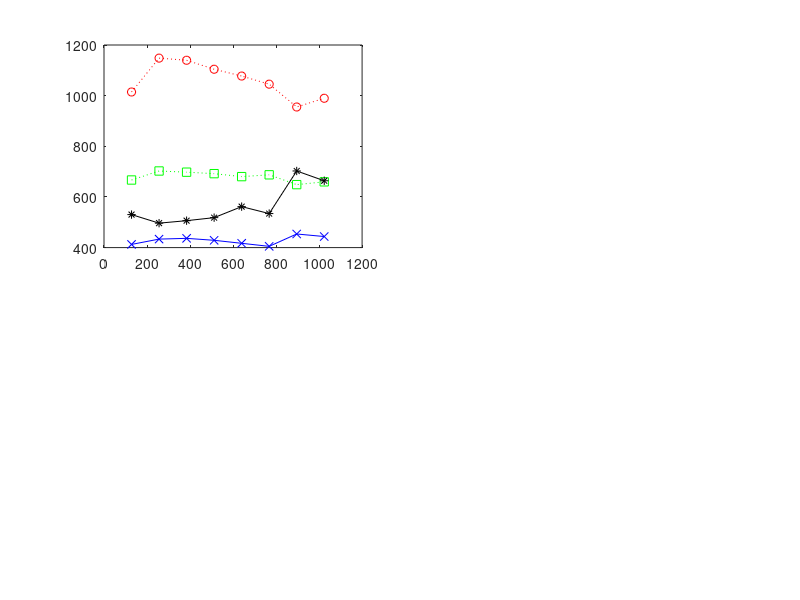

Reproduce this figure in MATLAB. (Note: this script raises an error after producing the figure.)
% old data
%{
sssp_rmat=[    414.913    496.816    489.569    469.719    456.776    445.442    447.907    448.911    ];
sssp_rand=[    384.055    425.574    422.541    419.616    414.725    419.117    386.902    397.549    ];
sssp_wiki=[    74.940    77.556    79.302    77.954    78.913    79.257    88.983    88.107    ];
sssp_road=[    308.816    270.623    282.692    290.325    325.387    303.631    423.249   396.633    ];

bfs_rmat=[    19.860    52.633    52.026    50.538    49.895    50.834    56.724    55.551    ]; % + 270;
bfs_rand=[    47.305    50.623    49.547    49.573   49.666    50.134 47.607    48.411    ]; % + 3900;
bfs_wiki=[    63.380    65.141    66.784    66.227    66.258    67.335    75.674    74.600    ]; % + 65;
bfs_road=[    396.666    346.646    359.623    366.632    410.687 382.426    515.108    475.660    ]; % + 6400;

pg_rmat=[    1361.641    1732.050    1696.493    1613.117    1540.103    1440.548    1133.957    1202.377    ];
pg_rand=[    1362.654    1495.372    1488.795    1484.982    1441.611    1481.651    1283.206    1353.484    ];
pg_wiki=[    1069.773    1087.776    1082.219    1080.662    1077.860    1121.096    1295.366    1255.591    ];
pg_road=[    83.068    77.687    66.022    62.990    64.824    62.973    72.622    69.827    ];

bip=[    56.019    53.488    53.866    54.480    57.345    55.598    63.057    61.048    ];
%}

% new data @ 2013-3-28
sssp_rmat = [ 1014.435 1148.197 1139.770 1104.284 1077.445 1045.351 955.185 989.677];
sssp_rand = [ 666.899 702.490 697.818 691.995 680.252 687.378 648.638 659.689];
sssp_wiki = [ 412.542 433.510 436.513 428.796 416.932 404.925 453.702 443.677];
sssp_road = [ 530.346 496.498 506.298 518.260 561.772 534.351 702.557 663.886];

bfs_rmat = [ 51.780 61.266 62.016 59.968 59.223 57.619 57.861 58.677];
bfs_rand = [ 48.799 54.253 53.599 53.049 52.691 53.055 48.491 49.925];
bfs_wiki = [ 52.428 53.177 54.263 53.687 53.394 52.561 57.777 57.072];
bfs_road = [ 330.598 300.915 310.138 310.662 352.054 327.179 440.601 418.932];

pg_rmat = [ 2878.218 3140.790 3105.550 3036.645 2975.646 2904.810 2609.005 2719.961];
pg_rand = [ 2622.245 2661.118 2655.488 2654.833 2632.546 2652.179 2564.743 2598.641];
pg_wiki = [ 1267.588 1293.128 1257.173 1277.726 1246.022 1204.275 1347.208 1284.335];
pg_road = [ 88.028 89.529 85.610 85.181 77.044 86.270 75.514 74.121];

bip = [76.211 79.533 79.580 78.980 80.722 79.868 82.820 82.070 ];

% ------------------------ start ----------------------------

x = 128:128:1024;

subplot(2, 2, 1);
plot(x, sssp_rmat, 'ro:', x, sssp_rand, 'gs:', x, sssp_wiki, 'bx-', x, sssp_road, 'k*-');
SetGreenLineColor(gca);
set(gca, 'XLim', [128 1024]);
set(gca, 'XTick', 128:128:1024);
% set(gca, 'YGrid', 'on');
title('(A) Single Source Shortest Path');
xlabel('Block Size');
ylabel('Execution Time of Compute (ms)');
legend('R-MAT', 'Random', 'WikiTalk', 'RoadNet-CA', 'Location', 'East')

subplot(2, 2, 2);
plot(x, bfs_rmat, 'ro:', x, bfs_rand, 'gs:', x, bfs_wiki, 'bx-', x, bfs_road, 'k*-');
SetGreenLineColor(gca);
set(gca, 'XLim', [128 1024]);
set(gca, 'XTick', 128:128:1024);
% set(gca, 'YGrid', 'on');
title('(B) Breadth First Search');
xlabel('Block Size');
ylabel('Execution Time of Compute (ms)');
legend('R-MAT', 'Random', 'WikiTalk', 'RoadNet-CA', 'Location', 'East')

subplot(2, 2, 3);
plot(x, pg_rmat, 'ro:', x, pg_rand, 'gs:', x, pg_wiki, 'bx-', x, pg_road, 'k*-');
SetGreenLineColor(gca);
set(gca, 'XLim', [128 1024]);
set(gca, 'XTick', 128:128:1024);
% set(gca, 'YGrid', 'on');
title('(C) Page Rank');
xlabel('Block Size');
ylabel('Execution Time of Compute (ms)');
legend('R-MAT', 'Random', 'WikiTalk', 'RoadNet-CA', 'Location', 'East')

subplot(2, 2, 4);
plot(x, bip, 'mo-');
set(gca, 'XLim', [128 1024]);
set(gca, 'XTick', 128:128:1024);
% set(gca, 'YGrid', 'on');
title('(D) Bipartite Matching');
xlabel('Block Size');
ylabel('Execution Time of Compute (ms)');
legend('BIP', 'Location', 'East')